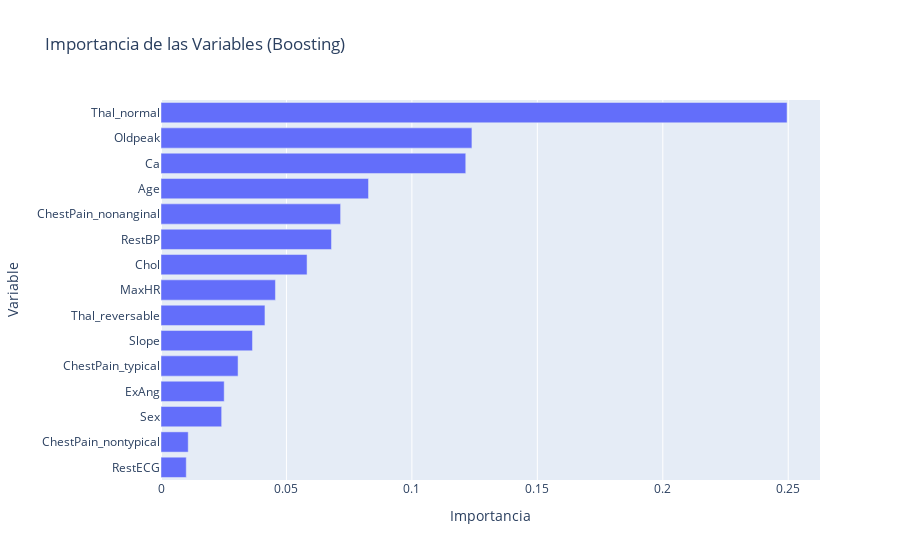

This figure's notebook cell:
### Code cell
""" 
7)
"""
importances = gb_model.feature_importances_
feature_names = X_encoded.columns

importance_df = pd.DataFrame({'Feature': feature_names, 'Importance': importances})
importance_df = importance_df.sort_values(by='Importance', ascending=False)

fig = px.bar(
    importance_df.head(15), 
    x='Importance', 
    y='Feature', 
    orientation='h', 
    title='Importancia de las Variables (Boosting)',
    labels={'Feature': 'Variable', 'Importance': 'Importancia'}
)
fig.update_layout(yaxis={'categoryorder':'total ascending'})
fig.show()

"""  
Se observa que para Boosting, la importancia de las variables es otra comparado con el resultado de Random Forest
"""

### Figure 1 — Plotly figure (JSON) as saved in the notebook; plotly's stock layout.template omitted (floating-point values rounded to 4 significant figures)
{"data": [{"hovertemplate": "Importancia=%{x}<br>Variable=%{y}<extra></extra>", "legendgroup": "", "marker": {"color": "#636efa", "pattern": {"shape": ""}}, "name": "", "orientation": "h", "showlegend": false, "textposition": "auto", "type": "bar", "x": [0.2495, 0.1239, 0.1215, 0.08271, 0.07158, 0.06794, 0.05821, 0.04561, 0.04143, 0.03646, 0.03071, 0.02519, 0.02418, 0.01085, 0.01007], "xaxis": "x", "y": ["Thal_normal", "Oldpeak", "Ca", "Age", "ChestPain_nonanginal", "RestBP", "Chol", "MaxHR", "Thal_reversable", "Slope", "ChestPain_typical", "ExAng", "Sex", "ChestPain_nontypical", "RestECG"], "yaxis": "y"}], "layout": {"barmode": "relative", "legend": {"tracegroupgap": 0}, "title": {"text": "Importancia de las Variables (Boosting)"}, "xaxis": {"anchor": "y", "domain": [0, 1], "title": {"text": "Importancia"}}, "yaxis": {"anchor": "x", "categoryorder": "total ascending", "domain": [0, 1], "title": {"text": "Variable"}}}}
